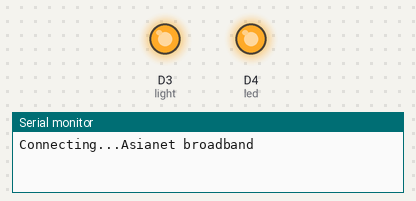
Simulated run of this sketch. Board: ESP8266 (NodeMCU). Parts: output pins drawn as LEDs (lit = HIGH), the last lines printed to the serial monitor. WiFi joins after 1.5 s; servers stay silent unless stated; the local clock reads 2024-03-15 10:24:30 at power-on unless the sketch sets it.

Above: at 0.1 s.
At 2.0 s:
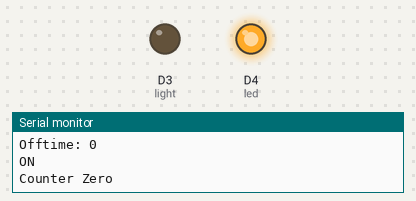
At 122.1 s:
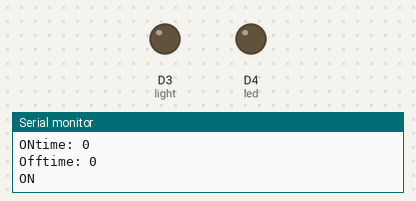
Timing chart, 0 to 123.7 s (numbered marks = the images above):
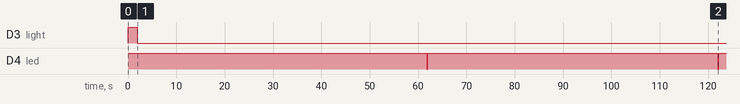

The sketch:

Porchlight_RTC.ino
```cpp
#include <ESP8266WiFi.h>
#include <WiFiClientSecure.h>
#include <UniversalTelegramBot.h>
#include <Wire.h>
#include "RTClib.h"
#include <ESP8266HTTPClient.h>
#include <ArduinoJson.h>
#define light D3
#define led D4

RTC_DS1307 rtc;

// Initialize Telegram BOT
#define botToken "513037377:AAGkmqHkoobVIXqYjv5x47V9Ev3fgY_SZGc"

// your Bot Token (Get from Botfather)
WiFiClientSecure client;
UniversalTelegramBot bot(botToken, client);


// The person/group you want the alert messages to go to.
// You must start a chat with a bot first before it can send you messages
String defaultChatId = "-260318820"; //This can be got by using a bot called "myIdBot"


/************************* WiFi Access Point *********************************/

#define WLAN_SSID       "Asianet broadband"
#define WLAN_PASS       "9846072300"


int hours;
int minutes;
int api_ontime;
int api_offtime;
String timet;
int timett;
int ontime;
int offtime;
int counter;

HTTPClient http; //Object of class HTTPClient

void setup() {
  Serial.begin(115200);
  pinMode(light, OUTPUT);
  pinMode(led, OUTPUT);
  digitalWrite(led, HIGH);
  digitalWrite(light, HIGH);
  if (! rtc.begin()) {
    Serial.println("Couldn't find RTC");
    while (1);
  }
  //rtc.adjust(DateTime(2019, 5, 19, 15, 48, 0));
  if (! rtc.isrunning()) {
    Serial.println("RTC is NOT running!");
    // following line sets the RTC to the date & time this sketch was compiled
    //rtc.adjust(DateTime(F(__DATE__), F(__TIME__)));
    // This line sets the RTC with an explicit date & time, for example to set
    // January 21, 2014 at 3am you would call:
    //rtc.adjust(DateTime(2019, 5, 19, 15, 48, 0));
  }
  // Connect to WiFi access point.
  Serial.print("Connecting...");
  Serial.println(WLAN_SSID);
  WiFi.mode(WIFI_STA);
  WiFi.begin(WLAN_SSID, WLAN_PASS);
  while (WiFi.status() != WL_CONNECTED) {
    delay(500);
    Serial.print(".");
  }
  Serial.println();
  Serial.println("WiFi connected");
  get_time();
}

void get_time()
{
  http.begin("http://36.255.87.81:5003/api/porchlighttimer");
  int httpCode = http.GET();
  Serial.println(httpCode);
  if (httpCode > 0)
  {
    //DynamicJsonDocument doc(1024);
    //deserializeJson(doc, http.getString());
    DynamicJsonBuffer jsonBuffer(1024);
    JsonObject& doc = jsonBuffer.parseObject(http.getString());
    api_ontime= doc["ontime"];
    api_offtime= doc["offtime"];
  }
  else
  {
    Serial.println("No data");
  }
  http.end(); //Close connection
}

void loop() {
  DateTime now = rtc.now();
  hours = now.hour();
  minutes = now.minute();
  Serial.println("Hours: "+String(hours)); //1830
  Serial.println("Minutes: "+String(minutes)); //700

  get_time();

  if (minutes<10)
  {
    timet = String(hours)+"0"+ String(minutes);
  }
  else
  {
    timet = String(hours)+String(minutes);
  }
  timett= timet.toInt();
  Serial.println(timett);
  Serial.println("ONtime: "+String(api_ontime)); //1830
  Serial.println("Offtime: "+String(api_offtime)); //700
  //if (timett >= 700 && timett <= 1829){
    if (timett > api_offtime && timett < api_ontime){
       Serial.println("OFF");
       digitalWrite(light, HIGH);
       if (counter ==1){
          Serial.println("Counter One");
          bot.sendMessage(defaultChatId, "Porch light switch OFF at "+ String(hours) +":"+ String(minutes));
          counter =0;
      }
    }
    //if ((timett >= 1830 && timett <= 2359) || (timett >= 0000 && timett <= 659)){
    if ((timett >= api_ontime && timett <= 2359) || (timett >= 0000 && timett <= api_offtime)){
       digitalWrite(light, LOW);
       Serial.println("ON");
       if (counter == 0){
         Serial.println("Counter Zero");
         bot.sendMessage(defaultChatId, "Porch light switch ON at "+ String(hours) +":"+ String(minutes));
         counter =1;
       }

    }

  delay(59600);
  digitalWrite(led, LOW);   // turn the LED on (HIGH is the voltage level)
  delay(200);                       // wait for a second
  digitalWrite(led, HIGH);    // turn the LED off by making the voltage LOW
  delay(200);
}
```

Measured:
- by itself, D3 (light): HIGH → LOW at 1.9 s
- by itself, D4 (led): alternates HIGH for 60.0 s and LOW for 0.20 s
